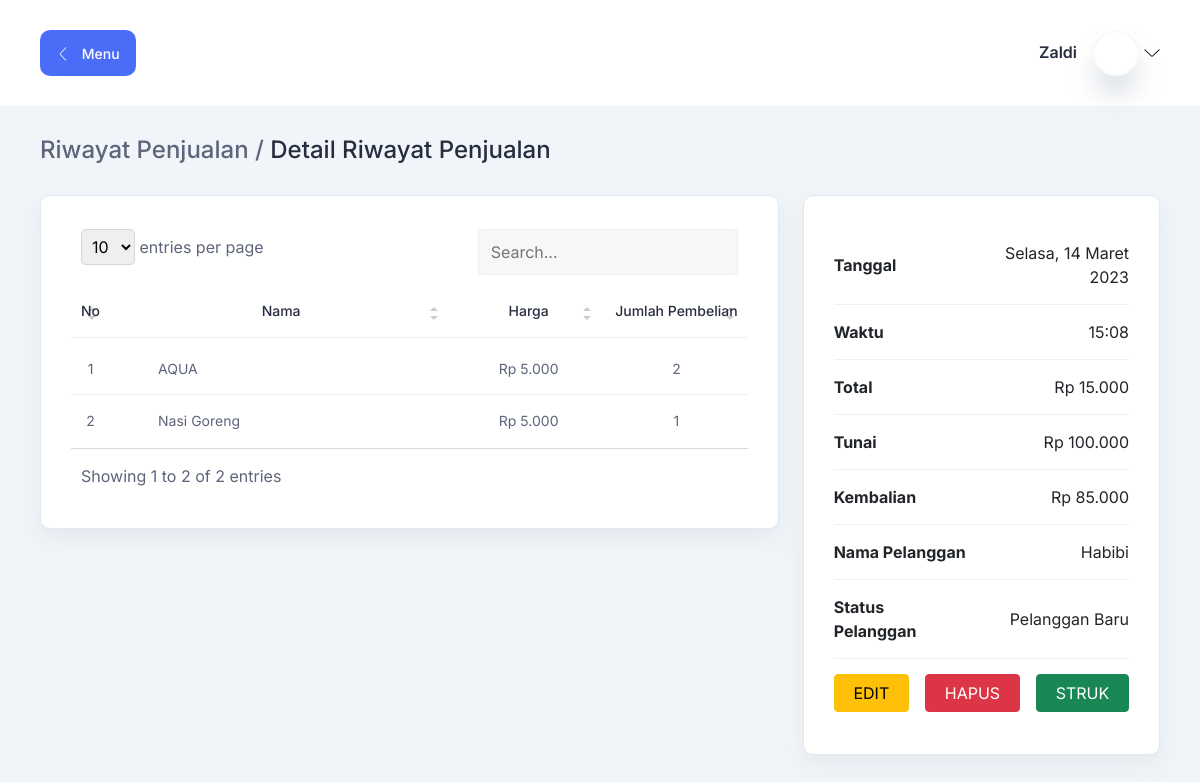
Screenshot of /index.php?h=detail_riwayat_penjualan&id=2 (signed in) with the database file from the repository.
### tables this page shows
CREATE TABLE `detail_penjualan`(
    `id` BIGINT UNSIGNED AUTO_INCREMENT,
    `id_penjualan` BIGINT UNSIGNED,
    `id_menu` BIGINT UNSIGNED,
    `jumlah` VARCHAR(255),
    `harga` BIGINT UNSIGNED,
    PRIMARY KEY (`id`),
    FOREIGN KEY (`id_penjualan`) REFERENCES penjualan (`id`) ON DELETE CASCADE,
    FOREIGN KEY (`id_menu`) REFERENCES menu (`id`) ON DELETE CASCADE 
);

CREATE TABLE `menu`(
    `id` BIGINT UNSIGNED AUTO_INCREMENT,
    `id_kategori_menu` BIGINT UNSIGNED,
    `nama` VARCHAR(255) UNIQUE,
    `harga` BIGINT UNSIGNED,
    `foto` VARCHAR(255), 
    PRIMARY KEY (`id`),
    FOREIGN KEY (`id_kategori_menu`) REFERENCES kategori_menu (`id`) ON DELETE CASCADE
);

CREATE TABLE `penjualan`(
    `id` BIGINT UNSIGNED AUTO_INCREMENT,
    `id_kasir` BIGINT UNSIGNED,
    `id_pelanggan` BIGINT UNSIGNED NULL,
    `nama` VARCHAR(255),
    `tunai` BIGINT UNSIGNED,
    `tanggal_waktu` VARCHAR(255),
    PRIMARY KEY (`id`),
    FOREIGN KEY (`id_kasir`) REFERENCES kasir (`id`) ON DELETE CASCADE,
    FOREIGN KEY (`id_pelanggan`) REFERENCES pelanggan (`id`) ON DELETE CASCADE 
);

### database/connection.php (called while the page is built, shortened)
<?php
function indoensiaDateWithDay($date)
{
  $tanggal = explode('-', $date)[2];
  $bulan = explode('-', $date)[1];
  $tahun = explode('-', $date)[0];
  return DAY_IN_INDONESIA[Date("w", strtotime($date))] . ', ' . $tanggal . ' ' . MONTH_IN_INDONESIA[$bulan - 1] . ' ' . $tahun;
}

### halaman/riwayat_penjualan/detail.php (the view, shortened to what this page needs)
<section class="table-components">
    <div class="container-fluid">
        <div class="title-wrapper pt-30">
            <div class="row align-items-center">
                <div class="col">
                    <div class="title mb-30">
                        <h3>
                            <?php if ($_SESSION['user']['status'] == 'ADMIN') : ?>
                                <a href="?h1=menu&h2=penjualan" class="breadcrumb-item">Riwayat Penjualan</a>
                            <?php else : ?>
                                <a href="?h=riwayat_penjualan" class="breadcrumb-item">Riwayat Penjualan</a>
                            <?php endif; ?>
                            <span style="color: #5D657B;">/</span>
                            Detail Riwayat Penjualan
                        </h3>
                    </div>
                </div>
            </div>
        </div>
        <div class="tables-wrapper">
            <div class="row">
                <div class="col-lg-8">
                    <div class="card-style mb-30">
                        <div class="table-responsive">
                            <table id="table" class="table">
                                <thead>
                                    <tr>
                                        <th class="text-center fit">
                                            <h6>No</h6>
                                        </th>
                                        <th class="text-center">
                                            <h6>Nama</h6>
                                        </th>
                                        <th class="text-center">
                                            <h6>Harga</h6>
                                        </th>
                                        <th class="text-center fit">
                                            <h6>Jumlah Pembelian</h6>
                                        </th>
                                    </tr>
                                </thead>
                                <?php
                                $q = "
                                    SELECT
                                        dp.id,
                                        m.nama,
                                        dp.harga,
                                        dp.jumlah,
                                        m.foto
                                    FROM
                                        detail_penjualan dp
                                    INNER JOIN
                                        menu m
                                    ON
                                        m.id=dp.id_menu
                                    WHERE
                                        dp.id_penjualan=" . $_GET['id'] . "
                                    ORDER BY
                                        dp.id DESC
                                ";
                                $result = $conn->query($q);
                                $no = 1;
                                ?>
                                <tbody>
                                    <?php if ($result->num_rows) : ?>
                                        <?php while ($row = $result->fetch_assoc()) : ?>
                                            <tr>
                                                <td class="text-center fit">
                                                    <p><?= $no++; ?></p>
                                                </td>
                                                <td class="px-5">
                                                    <p><?= $row['nama']; ?></p>
                                                </td>
                                                <td class="text-center">
                                                    <p>Rp <?= number_format($row['harga'], 0, ",", "."); ?></p>
                                                </td>
                                                <td class="text-center fit">
                                                    <p><?= $row['jumlah']; ?></p>
                                                </td>
                                            </tr>
                                        <?php endwhile; ?>
                                    <?php else : ?>
                                        <tr>
                                            <td class="text-center" colspan="4">Data Kosong</td>
                                        </tr>
                                    <?php endif; ?>
                                </tbody>
                            </table>
                        </div>
                    </div>
                </div>
                <div class="col-lg-4">
                    <div class="card-style mb-30">
                        <div class="table-responsive">
                            <table class="table">
                                <?php
                                $q = "
                                    SELECT
                                        k.nama nama_kasir,
                                        p.*,
                                        SUM(dp.jumlah * dp.harga) total,
                                        DATE(p.tanggal_waktu) tanggal,
                                        DATE_FORMAT(p.tanggal_waktu, '%H:%i') waktu
                                    FROM
                                        penjualan p
                                    INNER JOIN
                                        kasir k
                                    ON
                                        k.id=p.id_kasir
                                    INNER JOIN
                                        detail_penjualan dp
                                    ON
                                        dp.id_penjualan=p.id
                                    WHERE
                                        p.id=" . $_GET['id'] . "
                                    GROUP BY
                                        p.id
                                ";
                                $penjualan = $conn->query($q)->fetch_assoc();
                                ?>
                                <tbody>
                                    <tr>
                                        <th>Tanggal</th>
                                        <td class="text-end">
                                            <?= indoensiaDateWithDay($penjualan['tanggal']); ?>
                                        </td>
                                    </tr>
                                    <tr>
                                        <th>Waktu</th>
                                        <td class="text-end">
                                            <?= $penjualan['waktu']; ?>
                                        </td>
                                    </tr>
                                    <tr>
                                        <th>Total</th>
                                        <td class="text-end">
                                            Rp <?= number_format($penjualan['total'], 0, ",", "."); ?>
                                        </td>
                                    </tr>
                                    <tr>
                                        <th>Tunai</th>
                                        <td class="text-end">
                                            Rp <?= number_format($penjualan['tunai'], 0, ",", "."); ?>
                                        </td>
                                    </tr>
                                    <tr>
                                        <th>Kembalian</th>
                                        <td class="text-end">
                                            Rp <?= number_format($penjualan['tunai'] - $penjualan['total'], 0, ",", "."); ?>
                                        </td>
                                    </tr>
                                    <tr>
                                        <th>Nama Pelanggan</th>
                                        <td class="text-end">
                                            <?= $penjualan['nama']; ?>
                                        </td>
                                    </tr>
                                    <tr>
                                        <th>Status Pelanggan</th>
                                        <td class="text-end">
                                            <?= $penjualan['id_pelanggan'] ? 'Pelanggan Tetap' : 'Pelanggan Baru'; ?>
                                        </td>
                                    </tr>
                                    <tr>
                                        <td colspan="2">
                                            <div class="d-flex gap-3">
                                                <?php if ($_SESSION['user']['status'] == 'ADMIN') : ?>
                                                    <a href="?h1=menu&h2=edit_penjualan&id=<?= $_GET['id']; ?>" class="btn btn-warning flex-grow-1">EDIT</a>
                                                <?php else : ?>
                                                    <a href="?id=<?= $_GET['id']; ?>" class="btn btn-warning flex-grow-1">EDIT</a>
                                                <?php endif; ?>
                                                <a href="halaman/kasir/hapus.php?id=<?= $_GET['id']; ?>" onclick="return confirm('Yakin?')" class="btn btn-danger flex-grow-1">HAPUS</a>
                                                <a href="halaman/laporan/cetak/struk.php?id=<?= $_GET['id']; ?>" target="_blank" class="btn btn-success flex-grow-1">STRUK</a>
                                            </div>
                                        </td>
                                    </tr>
                                </tbody>
                            </table>
                        </div>
                    </div>
                </div>
            </div>
        </div>
    </div>
</section>

### assets/css/fullcalendar.css (style rules this page uses)
:root { --fc-daygrid-event-dot-width: 8px; }
:root { --fc-list-event-dot-width: 10px; --fc-list-event-hover-bg-color: #f5f5f5; }

### assets/css/datatable.css (style rules this page uses)
.dataTable-table { max-width: 100%; width: 100%; border-spacing: 0; border-collapse: separate; }
.dataTable-table > tbody > tr > td, .dataTable-table > tbody > tr > th, .dataTable-table > tfoot > tr > td, .dataTable-table > tfoot > tr > th, .dataTable-table > thead > tr > td, .dataTable-table > thead > tr > th { vertical-align: top; padding: 8px 10px; }
.dataTable-table > thead > tr > th { vertical-align: bottom; text-align: left; border-bottom: 1px solid #d9d9d9; }
.dataTable-table th { vertical-align: bottom; text-align: left; }

### index.php (style rules this page uses)
.fit { width: 1%; white-space: nowrap; }
.breadcrumb-item { color: #5D657B; }

### rows the page displays
detail_penjualan: id_menu.nama "AQUA", harga "5.000", jumlah "2"
detail_penjualan: id_menu.nama "Nasi Goreng", harga "5.000", jumlah "1"
penjualan: tunai "100.000", nama "Habibi"

### other values shown
$_SESSION['user']['nama'] "Zaldi"
indoensiaDateWithDay($penjualan['tanggal']) "Selasa, 14 Maret 2023"
$penjualan['waktu'] "15:08"
$penjualan['total'] "15.000"
$penjualan['tunai'] - $penjualan['total'] "85.000"
